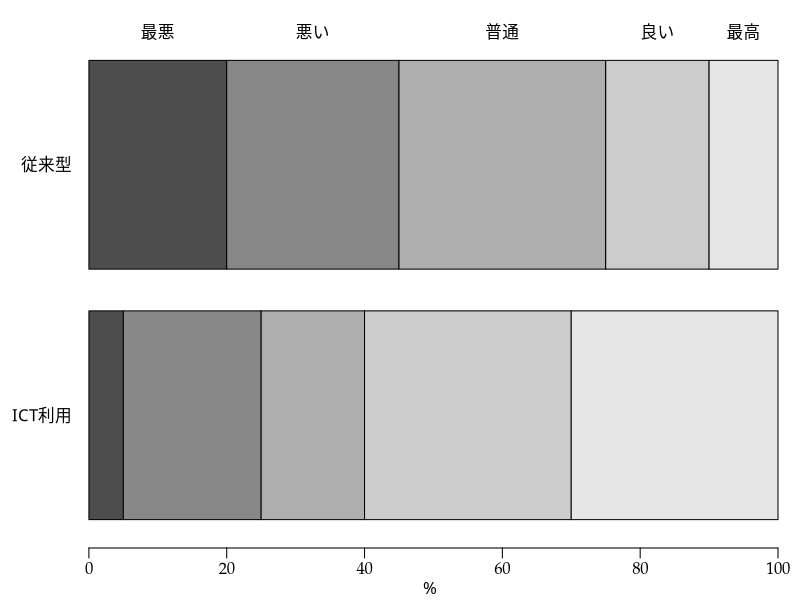

Here is the R script that generated this plot:
args = commandArgs()
basename = sub(".R$", "", sub("^--file=(.*/)?", "", args[grep("^--file=", args)]))
if (length(basename) != 0)
    quartz(type="pdf", file=paste0(basename, ".pdf"), width=5, height=2)
par(family="HiraMinProN-W3")
par(mgp=c(2,0.5,0)) # title and axis margins. default: c(3,1,0)
par(mar=c(3,4,2,1)+0.1) # bottom, left, top, right margins. default: c(5,4,4,2)+0.1
data = matrix(c(4,5,6,3,2, 1,4,3,6,6), byrow=TRUE, nrow=2)
rownames(data) = c("従来型", "ICT利用")
colnames(data) = c("最悪", "悪い", "普通", "良い", "最高")
ratio = data / rowSums(data) * 100
barplot(t(ratio[2:1,]), horiz=TRUE, las=1, xlab="%", axes=FALSE)
axis(1, line=0.5, family="Palatino")
t = ratio[1,]
mtext(colnames(data), at=cumsum(t)-t/2)
dev.off()
